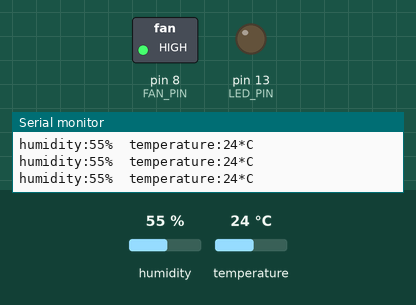
Recording of a sketch running on a simulated Arduino Uno, built with avr-gcc and run on an emulated ATmega328P. On the bench: switched loads named in the sketch (green lamp = pin HIGH), output pins drawn as LEDs (lit = HIGH), the last lines printed to the serial monitor. Inputs (shaded band) come from the test bench; at power-on: humidity 55 %, temperature 24 °C.

Above: at 14.4 s.
14.5 s: humidity set to 43 %
At 17.8 s:
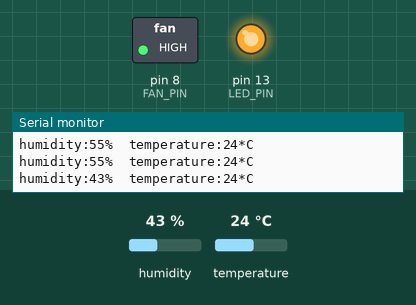
20.5 s: humidity set to 40 %
At 27.4 s:
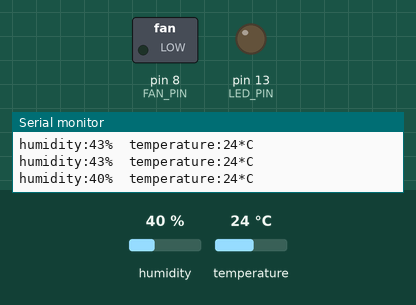
28.6 s: temperature set to 26 °C
At 33.7 s:
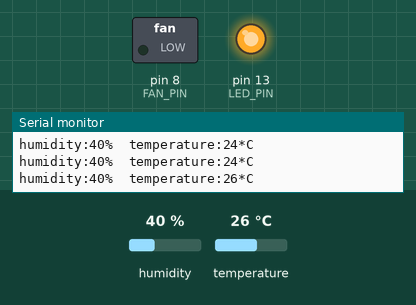
Timing chart, 0 to 45.4 s (numbered marks = the images above; inputs shaded):
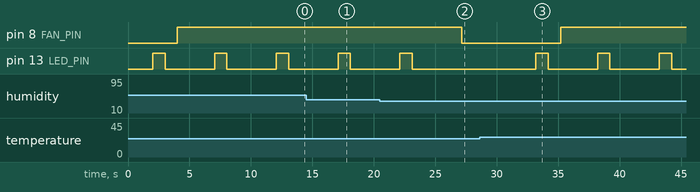

Measured:
- the behaviour switches between 42 and 41 % on humidity (found by bisection; images 1 and 2)
- the behaviour switches between 24 and 25 °C on temperature (found by bisection; images 2 and 3)
- after the input at 20.5 s, pin 8 (FAN_PIN): HIGH → LOW after 6.6 s; pin 13 (LED_PIN): goes on until 23.1 s, then stays LOW
- after the input at 28.6 s, pin 8 (FAN_PIN): LOW → HIGH after 6.6 s; pin 13 (LED_PIN): alternates HIGH for 1.0 s and LOW for 4.0 s, starting after 4.6 s
- by itself, pin 13 (LED_PIN): alternates HIGH for 1.0 s and LOW for 4.0 s

The sketch:

temperature_RspaBerry.ino
```cpp
#include <dht11.h>
#define DHT11_PIN 4
#define LED_PIN 13
#define FAN_PIN 8

dht11 DHT;
void setup(){
  Serial.begin(9600);
  pinMode(LED_PIN,OUTPUT);
  pinMode(DHT11_PIN,OUTPUT);
  pinMode(FAN_PIN,OUTPUT);
}

void loop(){
  int chk;
  chk = DHT.read(DHT11_PIN);
  delay(2000);
  if(chk== DHTLIB_OK){
    Serial.print("humidity:");
    Serial.print(DHT.humidity);
    Serial.print("%  ");
    Serial.print("temperature:");
    Serial.print(DHT.temperature);
    Serial.println("*C");
  }
  if(DHT.humidity>=42||DHT.temperature>=25){
    digitalWrite(LED_PIN,HIGH);
    delay(1000);
    digitalWrite(LED_PIN,LOW);
    delay(1000);
    digitalWrite(FAN_PIN,HIGH);
    }
   else digitalWrite(FAN_PIN,LOW);
  delay(1000);
}
```
